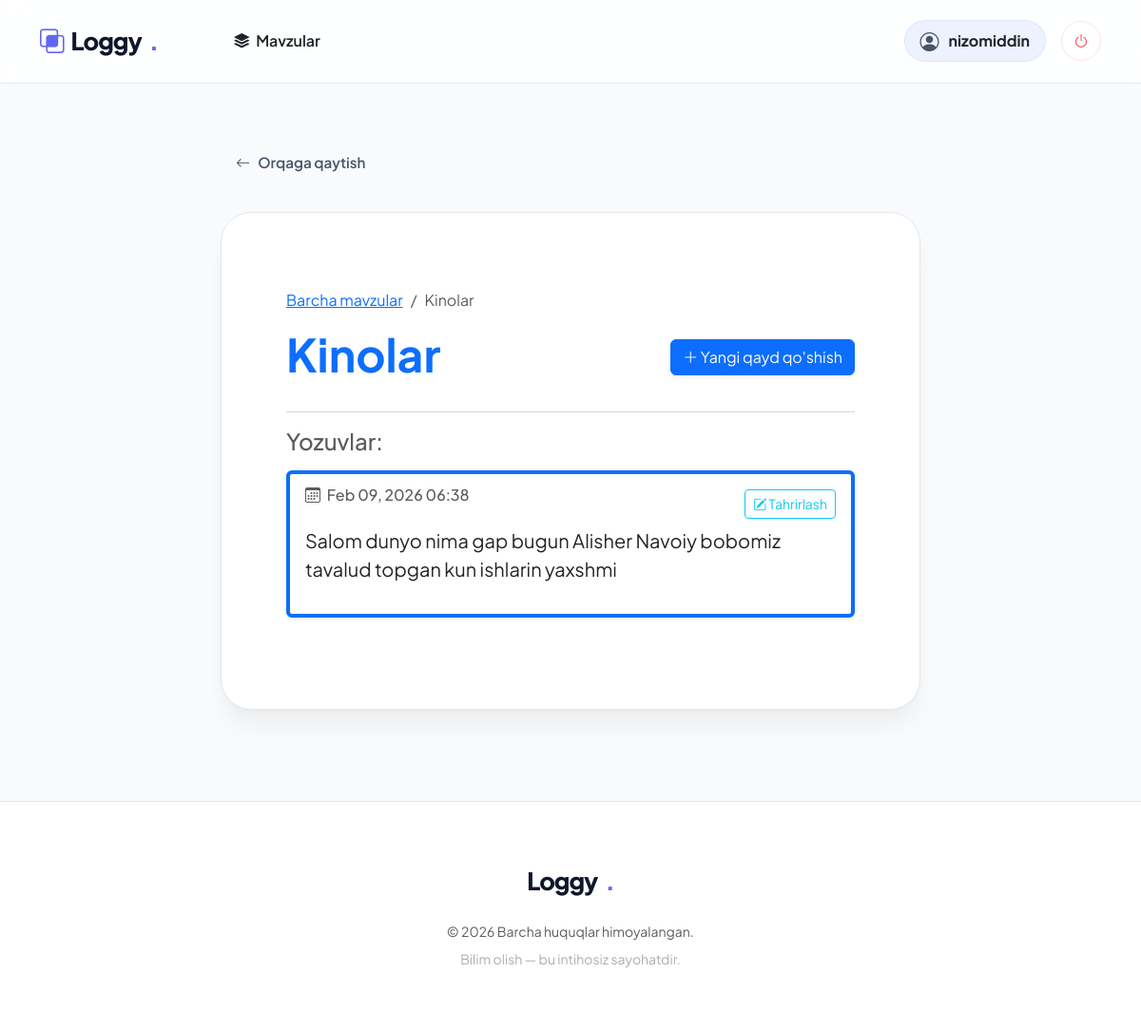
Screenshot of /topics/5/ (signed in) with the database file from the repository.
### learning_logs/models.py (models this page shows, shortened)
class Topic(models.Model):
    text = models.CharField(max_length=200)
    date_added = models.DateTimeField(auto_now_add=True)
    owner = models.ForeignKey(User, on_delete=models.CASCADE)
    def __str__(self):
        return self.text

class Entry(models.Model):
    topic = models.ForeignKey(Topic, on_delete=models.CASCADE)
    text = models.TextField()
    date_added = models.DateTimeField(auto_now_add=True)
    class Meta:
        verbose_name_plural = 'entries'

### learning_logs/views.py (the view)
# urls.py: path('topics/<int:topic_id>/', views.topic, name='topic'),
@login_required
def topic(request, topic_id):
    topic = get_object_or_404(Topic, id=topic_id)
    if topic.owner != request.user:
        raise Http404
    entries = topic.entry_set.order_by('-date_added')
    context = {'topic': topic, 'entries': entries}
    return render(request, 'learning_logs/topic.html', context)

### learning_logs/templates/learning_logs/topic.html
{% extends 'learning_logs/base.html' %}
{% block content %}
<div class="container py-4">
    <nav aria-label="breadcrumb">
        <ol class="breadcrumb">
            <li class="breadcrumb-item"><a href="{% url 'learning_logs:topics' %}">Barcha mavzular</a></li>
            <li class="breadcrumb-item active" aria-current="page">{{ topic }}</li>
        </ol>
    </nav>
    <div class="d-flex justify-content-between align-items-center mb-4">
        <h1 class="display-5 fw-bold text-primary">{{ topic }}</h1>
        <a href="{% url 'learning_logs:new_entry' topic.id %}" class="btn btn-primary shadow-sm">
            <i class="bi bi-plus-lg"></i> Yangi qayd qo'shish
        </a>
    </div>
    <hr>
    <h4 class="mb-3 text-muted">Yozuvlar:</h4>
    {% for entry in entries %}
        <div class="card mb-3 shadow-sm border-start border-4 border-primary">
            <div class="card-body">
                <div class="d-flex justify-content-between align-items-start mb-2">
                    <h6 class="card-subtitle text-muted italic">
                        <i class="bi bi-calendar3 me-1"></i> {{ entry.date_added|date:'M d, Y H:i' }}
                    </h6>
                    <a href="{% url 'learning_logs:edit_entry' entry.id %}" class="btn btn-sm btn-outline-info">
                        <i class="bi bi-pencil-square"></i> Tahrirlash
                    </a>
                </div>
                <div class="card-text fs-5">
                    {{ entry.text|linebreaks }}
                </div>
            </div>
        </div>
    {% empty %}
        <div class="alert alert-light border text-center py-5">
            <i class="bi bi-chat-dots fs-1 text-muted"></i>
            <p class="mt-3 fs-5">Ushbu mavzu bo'yicha hali hech qanday yozuv yo'q.</p>
            <a href="{% url 'learning_logs:new_entry' topic.id %}" class="btn btn-sm btn-link">Birinchi qaydni qo'shish</a>
        </div>
    {% endfor %}
</div>
{% endblock content %}

### learning_logs/templates/learning_logs/base.html (shortened to what this page needs)
<!DOCTYPE html>
<html lang="uz">
<head>
    <link href="https://cdn.jsdelivr.net/npm/bootstrap@5.3.2/dist/css/bootstrap.min.css" rel="stylesheet">
    <link rel="stylesheet" href="https://cdn.jsdelivr.net/npm/bootstrap-icons@1.11.2/font/bootstrap-icons.css">
</head>
<body class="d-flex flex-column min-vh-100">
    <nav class="navbar navbar-expand-lg sticky-top">
        <div class="container">
            <a class="navbar-brand" href="{% url 'learning_logs:index' %}">
                <i class="bi bi-intersect brand-dot"></i> Loggy<span class="brand-dot">.</span>
            </a>
            <div class="collapse navbar-collapse" id="navbarNav">
                <ul class="navbar-nav me-auto ps-lg-5">
                    <li class="nav-item">
                        <a class="nav-link fw-semibold px-3 text-dark" href="{% url 'learning_logs:topics' %}">
                            <i class="bi bi-stack me-1"></i> Mavzular
                        </a>
                    </li>
                </ul>
                <div class="d-flex align-items-center gap-3">
                    {% if user.is_authenticated %}
                        <div class="user-pill d-none d-sm-flex">
                            <i class="bi bi-person-circle text-accent fs-5"></i>
                            <span class="fw-bold text-dark fs-6">{{ user.username }}</span>
                        </div>
                        <form action="{% url 'users:logout' %}" method="post" class="m-0">
                            <button type="submit" class="logout-btn-circle" title="Chiqish">
                                <i class="bi bi-power"></i>
                            </button>
                        </form>
                    {% else %}
                        <a href="{% url 'users:login' %}" class="btn btn-link text-decoration-none text-dark fw-bold px-4">Kirish</a>
                        <a href="{% url 'users:register' %}" class="btn btn-brand">Boshlash</a>
                    {% endif %}
                </div>
            </div>
        </div>
    </nav>
    <main class="container main-container">
        <div class="row justify-content-center">
            <div class="col-xl-8 col-lg-10">
                {% if request.resolver_match.url_name != 'index' %}
                    <a href="javascript:history.back()" class="back-nav">
                        <i class="bi bi-arrow-left"></i> Orqaga qaytish
                    </a>
                {% endif %}
                <div class="content-box">
                    {% block content %}{% endblock content %}
                </div>
            </div>
        </div>
    </main>
    <footer class="text-center mt-auto">
        <div class="container">
            <div class="mb-4">
                <a class="navbar-brand justify-content-center" href="#">
                    Loggy<span class="brand-dot">.</span>
                </a>
            </div>
            <div class="text-muted small mb-0">
                &copy; 2026 Barcha huquqlar himoyalangan. <br>
                <span class="opacity-50 mt-2 d-block">Bilim olish — bu intihosiz sayohatdir.</span>
            </div>
        </div>
    </footer>
</body>
</html>

### learning_logs/templates/learning_logs/base.html (style rules this page uses)
:root { --accent: #6366f1; --accent-soft: #eef2ff; --surface: #ffffff; --background: #f8fafc; --text-heading: #0f172a; --text-body: #475569; --nav-bg: rgba(255, 255, 255, 0.85); --border: #e2e8f0; }
body { font-family: 'Plus Jakarta Sans', sans-serif; background-color: var(--background); color: var(--text-body); -webkit-font-smoothing: antialiased; text-rendering: optimizeLegibility; overflow-x: hidden; }
.navbar-brand { font-weight: 800; font-size: 1.6rem; letter-spacing: -1px; color: var(--text-heading) !important; display: flex; align-items: center; gap: 8px; }
.brand-dot { color: var(--accent); }
.navbar { padding: 1.2rem 0; backdrop-filter: blur(16px) saturate(180%); background: var(--nav-bg); border-bottom: 1px solid var(--border); transition: all 0.3s ease; }
.content-box { background: var(--surface); border-radius: 32px; padding: 3.5rem; border: 1px solid var(--border); box-shadow: 0 4px 6px -1px rgba(0, 0, 0, 0.02), 0 20px 25px -5px rgba(0, 0, 0, 0.05); transition: transform 0.3s ease; }
.user-pill { background: var(--accent-soft); padding: 6px 16px; border-radius: 100px; display: flex; align-items: center; gap: 10px; border: 1px solid rgba(99, 102, 241, 0.1); }
.logout-btn-circle { width: 42px; height: 42px; border-radius: 50%; display: flex; align-items: center; justify-content: center; background: #fff; color: #ef4444; border: 1px solid #fee2e2; transition: all 0.2s; }
.back-nav { display: inline-flex; align-items: center; gap: 8px; color: var(--text-body); text-decoration: none; font-weight: 600; font-size: 0.95rem; margin-bottom: 2rem; padding: 8px 16px; border-radius: 12px; transition: all 0.2s; }
.main-container { margin-top: 4rem; margin-bottom: 6rem; }
footer { background: var(--surface); padding: 4rem 0; border-top: 1px solid var(--border); }
.content-box { animation: fadeIn 0.6s ease-out; }

### rows the page displays
Topic: text "Kinolar"
Entry: date_added "Feb 09, 2026 06:38", text "Salom dunyo nima gap bugun Alisher Navoiy bobomiz tavalud topgan kun ishlarin yaxshmi"

### other values shown
{{ user.username }} "nizomiddin"
